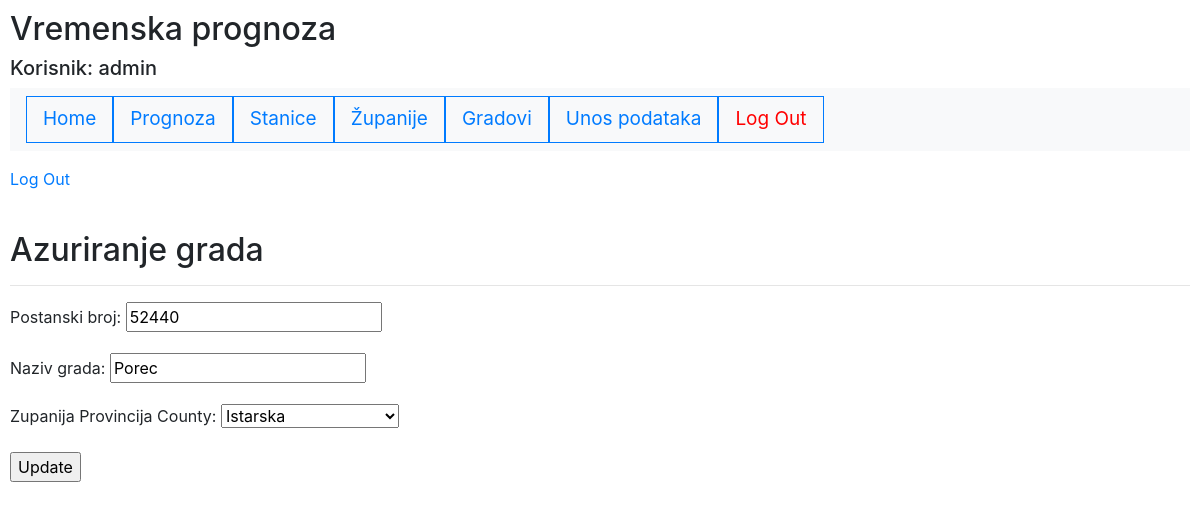
Page /main/update_grad/4/ (signed in) on the committed database.
### main/models.py (models this page shows, shortened)
class Grad(models.Model):
    Postanski_broj=models.IntegerField(validators=[
            MaxValueValidator(99999),
            MinValueValidator(10000)
        ])
    Naziv_grada=models.CharField(max_length=30)
    Zupanija_Provincija_County=models.ForeignKey(Zupanija_Provincija, on_delete=models.CASCADE)
    class Meta:
         ordering = ['Naziv_grada']

### main/views.py (the view)
# urls.py: path('update_grad/<int:grad_id>/', views.update_grad, name='update-grad'),
@login_required
def update_grad(request, grad_id):
    grad=Grad.objects.get(pk=grad_id)
    form = UploadFormGrad(request.POST or None, instance=grad)
    if form.is_valid():
        form.save()
        return redirect('grad')
    return render(request, 'main/update_grad.html', {'grad':grad, 'form':form})

### main/forms.py
class UploadFormGrad(ModelForm):
    class Meta:
        model = Grad
        fields = ('Postanski_broj', 'Naziv_grada', 'Zupanija_Provincija_County')
        widgets = {
            'Postanski_broj':forms.TextInput(attrs={'placeholder':'Postanski broj'}),
            'Naziv_grada':forms.TextInput(attrs={'placeholder':'Naziv grada'}),
        }

### main/models.py (called while the page is built)
    def __str__(self):
        return self.Ime_Zupanije_provincije #Prikazat i sifru i ime

### templates/main/update_grad.html (shortened to what this page needs)
{% extends "homepage.html" %}
{% block content %}
      {% if user.is_authenticated %}
      <p><a href="{% url 'logout' %}">Log Out</a></p>
      {% else %}
      <a href="{% url 'login' %}">Log In</a>
      {% endif %}
<br>
<h2>Azuriranje grada</h2>
<hr>
 <form action="" method=POST>
    {{form.as_p}}
    <input type="submit" value="Update">
 </form>
{% endblock %}

### templates/homepage.html (shortened to what this page needs)
<!DOCTYPE html>
<html lang="en">
 <head>
    {% load static %}
    <link rel="stylesheet" type="text/css" href="{% static 'style.css' %}">
    <link rel="stylesheet" href="https://cdn.jsdelivr.net/npm/bootstrap@4.3.1/dist/css/bootstrap.min.css">
 </head>
 <body class="bs-example">
   <h2>Vremenska prognoza</h2>
    {% if user.is_authenticated %}
    <h5>Korisnik: {{user.username}}</h5>
    {% else %}
    <h4>Niste ulogirani</h4>
    {%endif%}
    <div id="sidebar">
        {% block sidebar %}
        <div class="navigator">
         <ul class="navbar navbar-expand-lg navbar-light bg-light">
            <li><a class="nav-link border border-primary" href="/main">Home</a></li>
            <li><a class="nav-link border border-primary" href="/main/prognoza">Prognoza</a></li>
            <li><a class="nav-link border border-primary" href="/main/stanice">Stanice</a></li>
            <li><a class="nav-link border border-primary" href="/main/zupanije">Županije</a></li>
            <li><a class="nav-link border border-primary" href="/main/gradovi">Gradovi</a></li>
            {% if user.is_superuser %}
            <li><a class="nav-link border border-primary" href="/main/upload">Unos podataka</a></li>
            {% endif %}
            {% if user.is_authenticated %}
            <li><a class="nav-link border border-primary" href="{% url 'logout' %}" style="color: red;">Log Out</a></li>
            {% endif %}
         </ul>
        </div>
        {% endblock %}
    </div>
    <div class="content">
        {% block content %}
        {% endblock %}
    </div>
 </body>
</html>

### main/static/style.css (style rules this page uses)
li { list-style-type: none; float: left; overflow: hidden; }
li a { padding: 14px; font-size: 19px; text-decoration: none; }
body { background-image: url(https://img.freepik.com/free-vector/white-gray-geometric-pattern-background-vector_53876-136510.jpg?w=1380&t=st=1671621009~exp=1671621609~hmac=ee6c0a03e98882dd374f9ece1eaac08f38fe1a199f1c31b2d1d7972f2f51ccbf); }

### templates/homepage.html (style rules this page uses)
.bs-example { margin: 10px; }

### rows in the picture
Grad: Postanski_broj "52440", Naziv_grada "Porec", Zupanija_Provincija_County "Istarska"

### other values in the picture
{{ user.username }} "admin"
